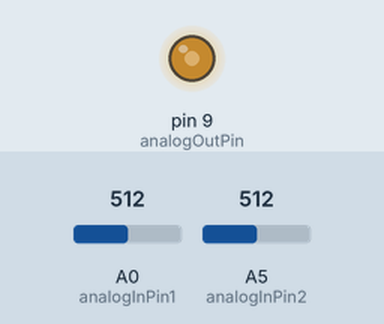
Simulated run of this sketch. Board: Arduino Uno, built with avr-gcc and run on an emulated ATmega328P. On the bench: output pins drawn as LEDs (lit = HIGH). The inputs (shaded band) are chosen by the test bench; at power-on: A0 (analogInPin1) = 512, A5 (analogInPin2) = 512. What the sketch prints to the serial monitor is not drawn.

Above: at 1.2 s.
1.3 s: A0 (analogInPin1) set to 306
At 2.5 s:
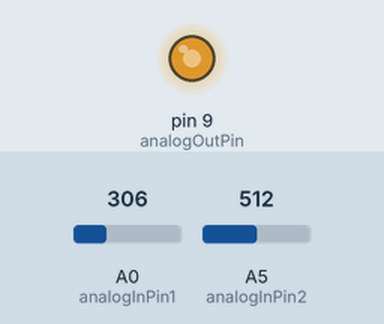
2.8 s: A0 (analogInPin1) set to 122
At 3.7 s:
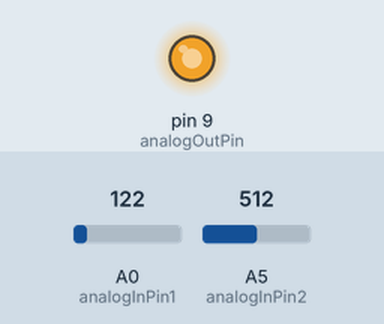
4.3 s: A0 (analogInPin1) set to 900
At 4.8 s:
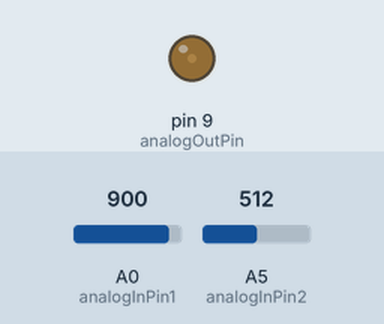
5.8 s: A0 (analogInPin1) set to 1023
At 7.0 s:
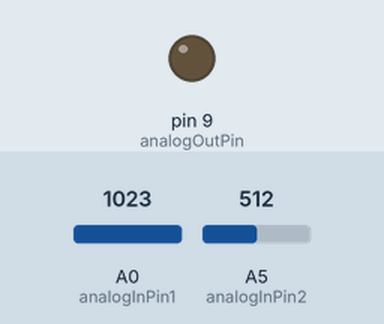
7.3 s: A0 (analogInPin1) set to 511
At 8.3 s:
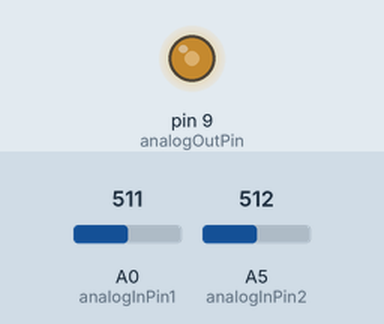
Timing chart, 0 to 9.8 s (numbered marks = the images above; inputs shaded):
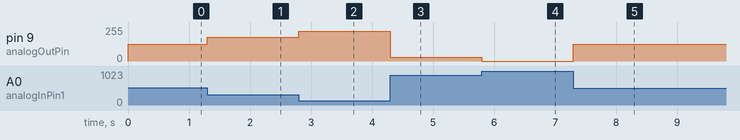

The sketch:

optoADC.ino
```cpp
/*
  Analog input, analog output, serial output
  Reads an analog input pin, maps the result to a range from 0 to 255 and uses
  the result to set the pulse width modulation (PWM) of an output pin which is optional.
  The program will print the results to the Serial Monitor or using the python script, can print to a CSV file to plot the data.
  This program was modified from existing tutorials from the Arduino website:

  https://www.arduino.cc/
  https://www.arduino.cc/en/Tutorial/AnalogInOutSerial
  https://www.arduino.cc/en/Tutorial/Calibration

*/

// These constants won't change. They're used to give names to the pins used:

const int analogInPin1 = A0;  // Analog input pin that the opto-interrupter is attached to
const int analogOutPin = 9;   // [[[optional]]] Digital output pin, If you want to output a digital signal using this pin.
const int analogInPin2 = A5;  // Analog input pin that reads the thermocouple value
int sensorValue = 0;          // voltage signal from the opto-interrupter
                              // Arduino references from 5V as a default
                              // A value of 1024 corresponds to 5V signal


int outputValue = 0;          // value output to the PWM (analog out)
int sensorMin = 1023;
int sensorMax = 0;
unsigned long time;

int thermoCpl;                //thermocouple signal can be output if needed.

void setup(){
/*
  //OPTIONAL calibrate opto-interrupter for first 5 seconds
  //Measures max & min voltages read by opto-interrupter and calibrates readout values.

  while(millis() < 5000){
    sensorValue = analogRead(analogInPin1);
    if(sensorValue > sensorMax){
      sensorMax = sensorValue;
    }
    if(sensorValue < sensorMin){
      sensorMin = sensorValue;
    }
  }
*/

  // initialize serial communications at 115200 bps:
  //change this to change the output rate
    Serial.begin(115200);
}
void loop() {
  // read the analog in values:

  thermoCpl = analogRead(analogInPin2);
  sensorValue = analogRead(analogInPin1);

  // ADC steps - map it to the range of the analog out:
  outputValue = map(sensorValue, sensorMin, sensorMax, 0, 255);
  // change the analog out value:
  analogWrite(analogOutPin, outputValue);

  // print the data to the Serial Output:
  time = millis();                      // timestamp will be in milliseconds
  Serial.print(sensorValue);            // will print the analog signal being read
  Serial.print(" ");
  Serial.print(outputValue);            // will print the digital signal after ADC
  //Serial.print(" ");                  // Thermocouple data output
  //Serial.print(thermoCpl);
  Serial.print(" ");
  Serial.println(time);                 // prints time stamp and moves to the next line using println


  // Can add a delay to allow program to settle between reads just uncomment the delay
  // wait 1 milliseconds before the next loop for the analog-to-digital
  // converter to settle after the last reading:
  //delay(1);
}
```

Measured:
- after the input at 1.3 s, pin 9 (analogOutPin): 127/255 → 178/255 at once
- after the input at 2.8 s, pin 9 (analogOutPin): 178/255 → 224/255 at once
- after the input at 4.3 s, pin 9 (analogOutPin): 224/255 → 30/255 at once
- after the input at 5.8 s, pin 9 (analogOutPin): 30/255 → 0/255 at once
- after the input at 7.3 s, pin 9 (analogOutPin): 0/255 → 127/255 at once
